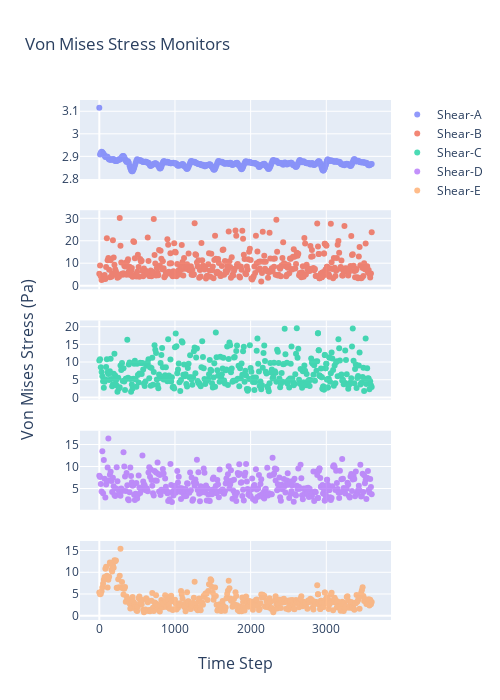

Source (notebook cell):
### Code cell
color10_16 = ['#636EFA', '#EF553B', '#00CC96', '#AB63FA', '#FFA15A', '#19D3F3', '#FF6692', '#B6E880', '#FF97FF',
              '#FECB52']
fig = make_subplots(
    rows=5,
    cols=1,
    shared_xaxes=True,
    x_title="Time Step",
    y_title="Von Mises Stress (Pa)")
# subplot_titles=("Point A", "Quadrant 2"))

fig.add_trace(go.Scatter(x=resid_dict['point-tau_vm-a.out']['Time Step'],
                         y=resid_dict['point-tau_vm-a.out']['point-tau_vm-a'],
                         mode='markers',
                         opacity=scatter_opacity,
                         name='Shear-A',
                         line=dict(color=color10_16[0])),
              row=1, col=1)
# fig.add_trace(go.Scatter(x=bin_df['bin_centres'],
#                          y=bin_df['point-shear-a_bin_mean'],
#                          mode='markers+lines',
#                          name='Mean +/- STD',
#                          line=dict(color='black'),
#                          opacity=.55,
#                          error_y_array=bin_df['point-shear-a_std'],
#                          showlegend=False),
#               row=1, col=1)

fig.add_trace(go.Scatter(x=resid_dict['point-tau_vm-b.out']['Time Step'],
                         y=resid_dict['point-tau_vm-b.out']['point-tau_vm-b'],
                         mode='markers',
                         opacity=scatter_opacity,
                         name='Shear-B',
                         line=dict(color=color10_16[1])),
              row=2, col=1)
# fig.add_trace(go.Scatter(x=bin_df['bin_centres'],
#                          y=bin_df['point-shear-b_bin_mean'],
#                          mode='markers+lines',
#                          name='Mean +/- STD',
#                          line=dict(color='black'),
#                          opacity=.55,
#                          error_y_array=bin_df['point-shear-b_std'],
#                          showlegend=False),
#               row=2, col=1)


fig.add_trace(go.Scatter(x=resid_dict['point-tau_vm-c.out']['Time Step'],
                         y=resid_dict['point-tau_vm-c.out']['point-tau_vm-c'],
                         mode='markers',
                         opacity=scatter_opacity,
                         name='Shear-C',
                         line=dict(color=color10_16[2]),
                         showlegend=True),
              row=3, col=1)
# fig.add_trace(go.Scatter(x=bin_df['bin_centres'],
#                          y=bin_df['point-shear-c_bin_mean'],
#                          mode='markers+lines',
#                          name='Mean +/- STD',
#                          line=dict(color='black'),
#                          opacity=.55,
#                          error_y_array=bin_df['point-shear-c_std'],
#                          showlegend=False),
#               row=3, col=1)

fig.add_trace(go.Scatter(x=resid_dict['point-tau_vm-d.out']['Time Step'],
                         y=resid_dict['point-tau_vm-d.out']['point-tau_vm-d'],
                         mode='markers',
                         opacity=scatter_opacity,
                         name='Shear-D',
                         line=dict(color=color10_16[3]),
                         showlegend=True),
              row=4, col=1)
# fig.add_trace(go.Scatter(x=bin_df['bin_centres'],
#                          y=bin_df['point-shear-d_bin_mean'],
#                          mode='markers+lines',
#                          name='Mean +/- STD',
#                          line=dict(color='black'),
#                          opacity=.55,
#                          error_y_array=bin_df['point-shear-d_std'],
#                          showlegend=False),
#               row=4, col=1)

fig.add_trace(go.Scatter(x=resid_dict['point-tau_vm-e.out']['Time Step'],
                         y=resid_dict['point-tau_vm-e.out']['point-tau_vm-e'],
                         mode='markers',
                         opacity=scatter_opacity,
                         name='Shear-E',
                         line=dict(color=color10_16[4]),
                         showlegend=True),
              row=5, col=1)
# fig.add_trace(go.Scatter(x=bin_df['bin_centres'],
#                          y=bin_df['point-shear-e_bin_mean'],
#                          mode='markers+lines',
#                          name='Mean +/- STD',
#                          line=dict(color='black'),
#                          opacity=.55,
#                          error_y_array=bin_df['point-shear-e_std'],
#                          showlegend=True),
#               row=5, col=1)

fig.update_layout(height=700, width=500,
                  title_text="Von Mises Stress Monitors")

fig.show()

### Figure 1 — Plotly figure (JSON) as saved in the notebook; plotly's stock layout.template omitted (floating-point values rounded to 4 significant figures; data arrays with more than 128 entries replaced by an {"elided": "..."} marker saying what was removed)
{"data": [{"line": {"color": "#636EFA"}, "mode": "markers", "name": "Shear-A", "opacity": 0.7, "type": "scatter", "x": {"elided": "376 int values"}, "xaxis": "x", "y": {"elided": "376 float values"}, "yaxis": "y"}, {"line": {"color": "#EF553B"}, "mode": "markers", "name": "Shear-B", "opacity": 0.7, "type": "scatter", "x": {"elided": "375 int values"}, "xaxis": "x2", "y": {"elided": "375 float values"}, "yaxis": "y2"}, {"line": {"color": "#00CC96"}, "mode": "markers", "name": "Shear-C", "opacity": 0.7, "showlegend": true, "type": "scatter", "x": {"elided": "375 int values"}, "xaxis": "x3", "y": {"elided": "375 float values"}, "yaxis": "y3"}, {"line": {"color": "#AB63FA"}, "mode": "markers", "name": "Shear-D", "opacity": 0.7, "showlegend": true, "type": "scatter", "x": {"elided": "376 int values"}, "xaxis": "x4", "y": {"elided": "376 float values"}, "yaxis": "y4"}, {"line": {"color": "#FFA15A"}, "mode": "markers", "name": "Shear-E", "opacity": 0.7, "showlegend": true, "type": "scatter", "x": {"elided": "377 int values"}, "xaxis": "x5", "y": {"elided": "377 float values"}, "yaxis": "y5"}], "layout": {"annotations": [{"font": {"size": 16}, "showarrow": false, "text": "Time Step", "x": 0.5, "xanchor": "center", "xref": "paper", "y": 0, "yanchor": "top", "yref": "paper", "yshift": -30}, {"font": {"size": 16}, "showarrow": false, "text": "Von Mises Stress (Pa)", "textangle": -90, "x": 0, "xanchor": "right", "xref": "paper", "xshift": -40, "y": 0.5, "yanchor": "middle", "yref": "paper"}], "height": 700, "title": {"text": "Von Mises Stress Monitors"}, "width": 500, "xaxis": {"anchor": "y", "domain": [0.0, 1.0], "matches": "x5", "showticklabels": false}, "xaxis2": {"anchor": "y2", "domain": [0.0, 1.0], "matches": "x5", "showticklabels": false}, "xaxis3": {"anchor": "y3", "domain": [0.0, 1.0], "matches": "x5", "showticklabels": false}, "xaxis4": {"anchor": "y4", "domain": [0.0, 1.0], "matches": "x5", "showticklabels": false}, "xaxis5": {"anchor": "y5", "domain": [0.0, 1.0]}, "yaxis": {"anchor": "x", "domain": [0.848, 1.0]}, "yaxis2": {"anchor": "x2", "domain": [0.636, 0.788]}, "yaxis3": {"anchor": "x3", "domain": [0.424, 0.576]}, "yaxis4": {"anchor": "x4", "domain": [0.212, 0.364]}, "yaxis5": {"anchor": "x5", "domain": [0.0, 0.152]}}}
